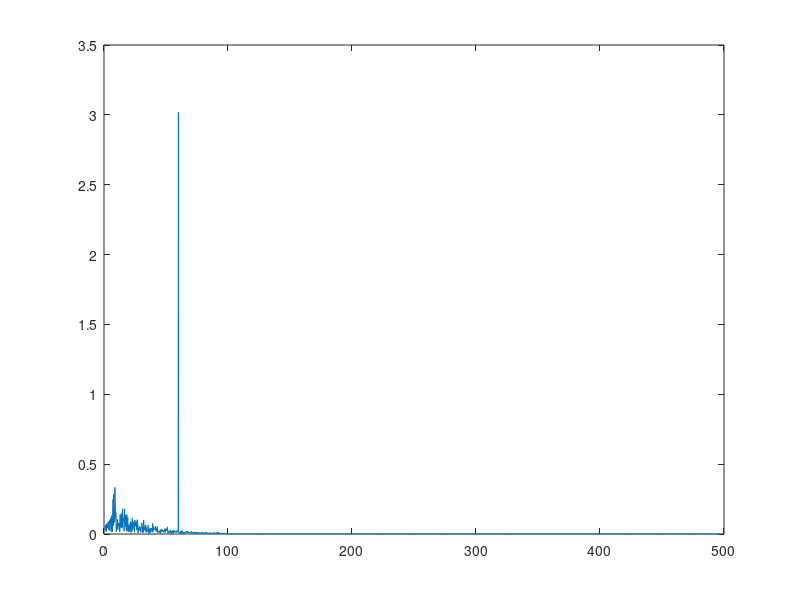
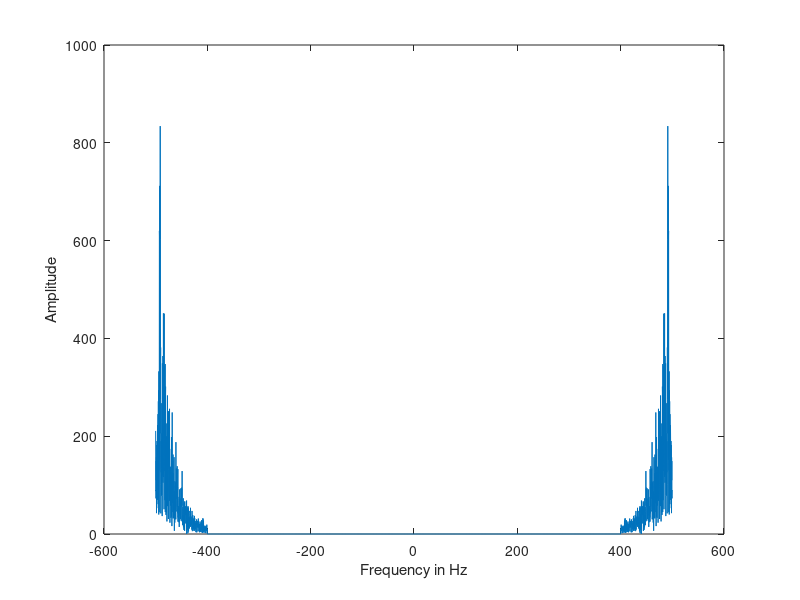
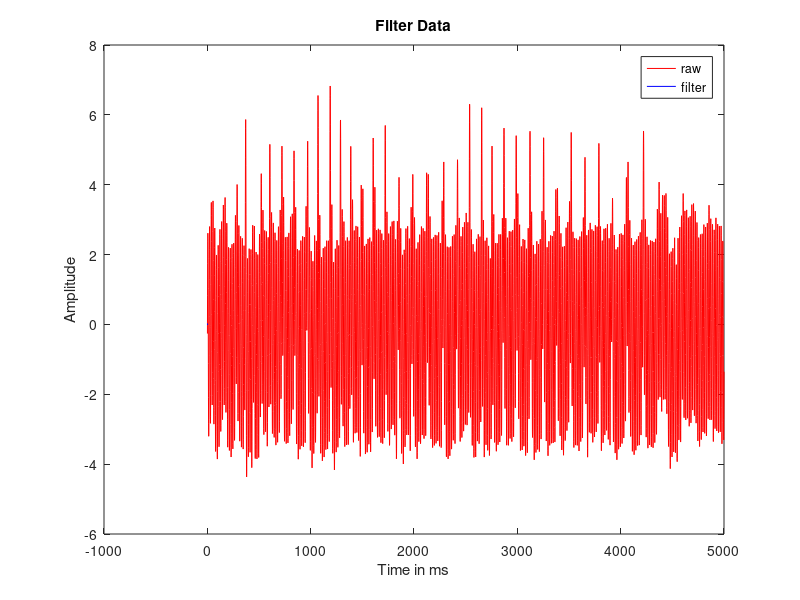
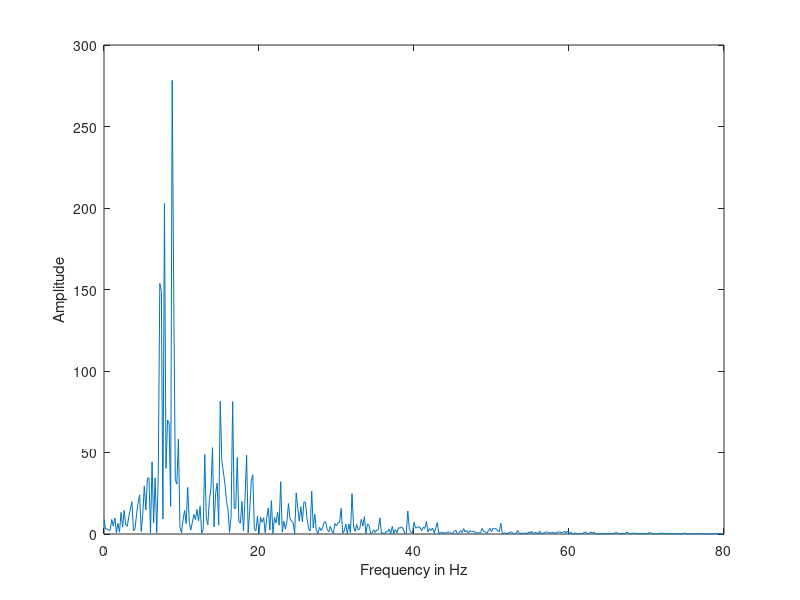

MATLAB code for these plots, in order: (Note: this script raises an error after producing the figures.)
%% Filter
load("EEGepilepsy.mat")
%% Q1
Fs = 1000; % Hz
T = 1/Fs;
n = length(epileptic);
dft = fft(epileptic);
dft_m = dft(1:n/2+1)/n;
dft_m(2:n/2+1) = 2*dft_m(2:n/2+1);
freq = (0:n/2)*(Fs/n);
figure(1);
plot(freq, abs(dft_m)); %Amplitude, Magnitude, 二者区别？
for i = 1:length(dft_m)
    if abs(dft_m(i)) >= 0.5
        dft_m(i) = 0;
        dft(i) = 0; %index align
        dft(n+2-i) = 0;
    end
end
freq2 = (-Fs/2:Fs/n:Fs/2-Fs/n);
figure(2);
plot(freq2, abs(dft));
xlabel("Frequency in Hz");
ylabel("Amplitude");

time_f = ifft(dft);
figure(3);
plot(epileptic, 'red');
hold on;
plot(time_f, 'blue');
hold off;
legend('raw', 'filter');
xlabel("Time in ms");
ylabel("Amplitude");
title("Filter Data");

%% Q2
dft_f = abs(fft(time_f)).^2/n;
dft_f = dft_f(1:n/2+1);
dft_f(2:end-1) = 2*dft_f(2:end-1);
freq_80 = (0:400)*(Fs/n);
figure(4);
plot(freq_80, dft_f(1:401));
xlabel("Frequency in Hz");
ylabel("Amplitude");

%% Q3: Padded Periodogram
dt = 1 ;              % sampling interval in ms
n2 = 5000*5;          % no of samples in time

% Nyquist Frequency is 500 Hz
% padded = [time_f zeros(1,5000*4)];
U=fft(time_f, 25000);

freq3 = (0:(n2/2))* (Fs/n2);  % for the x ticks
%Frequency resolution is 0.2 Hz

mag=abs(U).^2/n; %% 这个一个关键问题补0为什么还是/n
P1 = mag(1:n2/2+1);
P1(2:end-1) = 2*P1(2:end-1);

figure(5);
plot(freq3(1:2001),P1(1:2001)); %restricting frequency to 80 Hz
xlabel('Frenquency in Hz'); 
ylabel('Amplitude'); 
title('Power spectrum by FFT method in linear(Zero Padding)');

%% Multi-taper Analysis
TW = [1.5 2 5];
% [spec, freqs, times] = WSpecgram(time_f, 1.5, 1, );
% surf(spec);
figure(6);
for i = 1:length(TW)
    [Spec, Fvec] = WSpec(time_f,TW(i),1,0,1000);
    subplot(3,1,i);
    plot(Fvec(1:80),Spec(1:80));
    xlabel("Frequency");
    ylabel("Spectrum");
end

%% Multi-taper Analysis with zero padding
TW = [1.5 2 5];
% [spec, freqs, times] = WSpecgram(time_f, 1.5, 1, );
% surf(spec);
figure(7);
zp = 5;
for i = 1:length(TW)
    [Spec, Fvec] = WSpec(time_f,TW(i),1,5,1000);
    subplot(3,1,i);
    plot(Fvec(1:400),Spec(1:400));
    xlabel("Frequency");
    ylabel("Spectrum");
end

%% Spectrogram
[Specgram, Fvec, Tvec] = WSpecgram(time_f, 2, 1, 0.05, 5, 1000);
figure(8);
surf(Tvec,Fvec,Specgram,'edgecolor','none');
view(2);
ylim([0 30]);
colorbar;
xlabel("Time in sec");
ylabel("Frequency in Hz");
title("Spectogram of Epileptic Signal");

%% Normal Data
[Specgram, Fvec, Tvec] = WSpecgram(normal, 2, 1, 0.05, 5, 1000);
figure(9);
surf(Tvec,Fvec,Specgram,'edgecolor','none');
view(2);
ylim([0 30]);
colorbar;
xlabel("Time in sec");
ylabel("Frequency in Hz");
title("Spectogram of Normal Signal");

